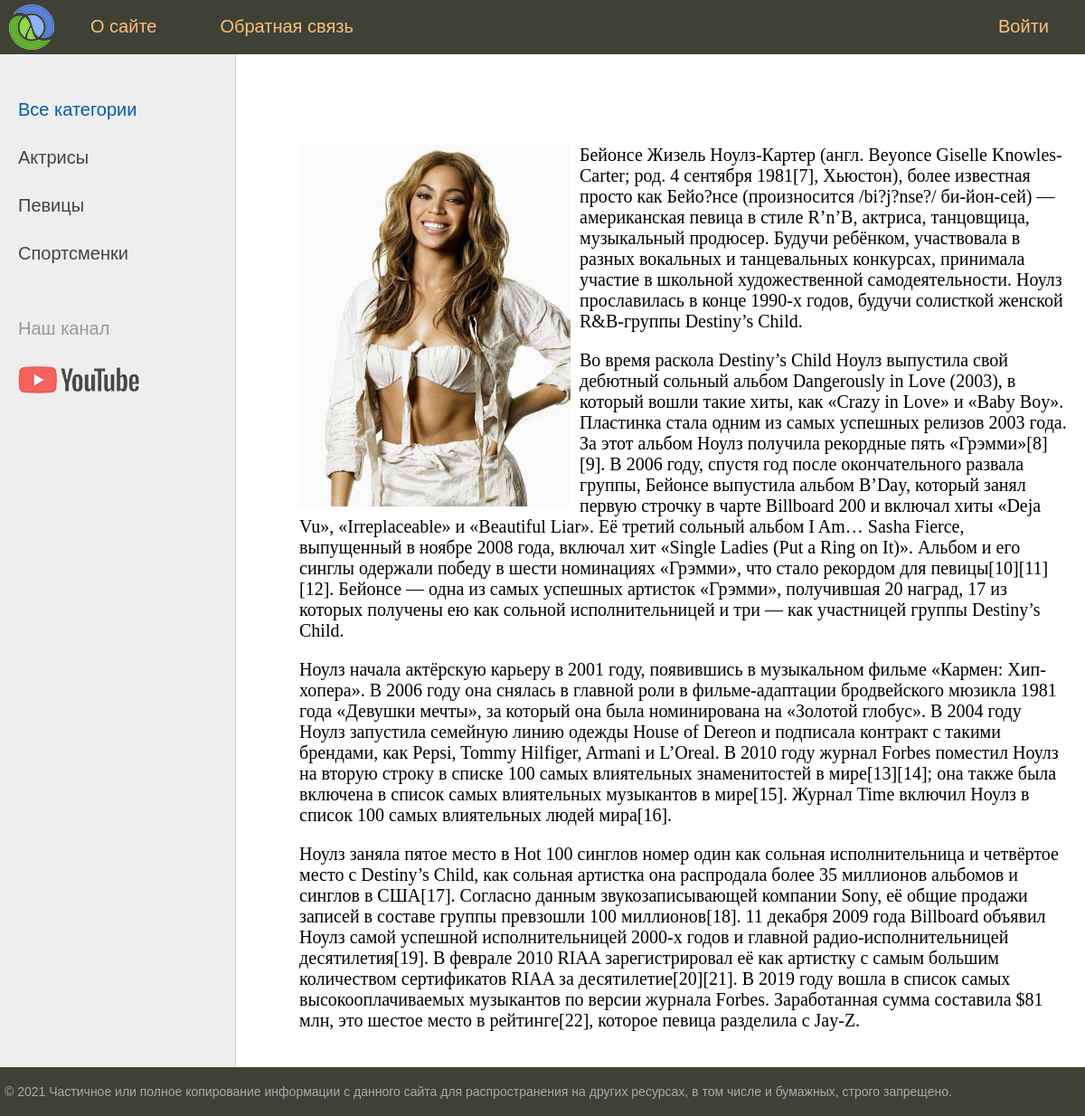
The app's page /post/bejonse with its own data.
### women/models.py (models this page shows, shortened)
class Category(models.Model):
    name = models.CharField(max_length=100, db_index=True, verbose_name='Категория')
    slug = models.SlugField(max_length=255, unique=True, db_index=True, verbose_name='URL')
    def get_absolute_url(self):
        return reverse('category', kwargs={'cat_slug': self.slug})
    class Meta:
        verbose_name = 'Категория'
        verbose_name_plural = 'Категории'
        ordering = ['id']

class Women(models.Model):
    title = models.CharField(max_length=255, verbose_name='Заголовок')
    slug = models.SlugField(max_length=255, unique=True, db_index=True, verbose_name='URL')
    content = models.TextField(blank=True, verbose_name='Текст статьи')
    photo = models.ImageField(upload_to='photos/%Y/%m/%d/', verbose_name='Фотография')
    time_create = models.DateTimeField(auto_now_add=True, verbose_name='Дата создания')
    time_update = models.DateTimeField(auto_now=True, verbose_name='Дата именения')
    is_published = models.BooleanField(default=True, verbose_name='Опубликовано')
    cat = models.ForeignKey('Category', on_delete=models.PROTECT, verbose_name='Категория')
    def __str__(self):
        return self.title
    class Meta:
        verbose_name = 'Известные женщины'
        verbose_name_plural = 'Известные женщины'
        ordering = ['-time_create', 'title']

### women/views.py (the view)
# urls.py: path('post/<slug:post_slug>', ShowPost.as_view(), name='post'),
class ShowPost(DataMixin, DetailView):
    model = Women
    template_name = 'women/post.html'
    slug_url_kwarg = 'post_slug'
    context_object_name = 'post'
    def get_context_data(self, *, object_list=None, **kwargs):
        context = super().get_context_data(**kwargs)
        c_def = self.get_user_context(title=context['post'])
        return dict(list(context.items()) + list(c_def.items()))

### women/utils.py (called while the page is built)
    def get_user_context(self, **kwargs):
        context = kwargs
        cats = Category.objects.annotate(Count('women'))
        user_menu = menu.copy()
        if not self.request.user.is_authenticated:
            user_menu.pop(1)
        context['menu'] = user_menu
        context['cats'] = cats
        if 'cat_selected' not in context:
            context['cat_selected'] = 0
        return context

### women/templates/women/post.html
{% extends 'women/base.html' %}
{% block content %}
    {% if post.photo %}
        <p><img src="{{ post.photo.url }}" alt="" class="img-article-left"></p>
    {% endif %}
    {{ post.content|linebreaks }}
{% endblock %}

### women/templates/women/base.html (shortened to what this page needs)
{% load static %}
{% load women_tags %}
<!DOCTYPE html>
<html>
<head>
	<link type="text/css" href="{% static 'women/css/styles.css' %}" rel="stylesheet" />
</head>
<body>
<table class="table-page" border=0 cellpadding="0" cellspacing="0">
<tr><td valign=top>
{% block mainmenu %}
		<div class="header">
			<ul id="mainmenu" class="mainmenu">
			<li class="logo"><a href="{% url 'home' %}"><div class="logo"></div></a></li>
{% for m in menu %}
	{% if not forloop.last %}
			<li><a href="{% url m.url_name %}">{{m.title}}</a></li>
	{% else %}
			<li class="last"><a href="{% url m.url_name %}">{{m.title}}</a></li>
	{% endif %}
{% endfor %}
			</ul>
		</div>
{% endblock mainmenu %}
<table class="table-content" border=0 cellpadding="0" cellspacing="0">
<tr>
	<td valign="top" class="left-chapters">
	<ul id="leftchapters">
		{% if cat_selected == 0 %}
			<li class="selected">Все категории</li>
		{% else %}
			<li><a href="{% url 'home' %}">Все категории</a></li>
		{% endif %}
		{% for c in cats %}
		{% if c.women__count > 0 %}
			{% if c.pk == cat_selected %}
				<li class="selected">{{ c.name }}</li>
			{% else %}
				<li><a href="{{ c.get_absolute_url }}">{{ c.name }}</a></li>
			{% endif %}
		{% endif %}
		{% endfor %}
		<li class="share">
		<p>Наш канал</p>
		<a class="share-yt" href="https://www.youtube.com/channel/UClJzWfGWuGJL2t-3dYKcHTA/playlists" target="_blank" rel="nofollow"></a>
		</li>
	</ul>
</td>
<td valign="top" class="content">
	<div class="content-text">
{% block content %}
{% endblock %}
	</div>
</td></tr></table>
</td></tr>
<tr><td valign=top>
	<div id="footer">
		<p>&copy; 2021 Частичное или полное копирование информации с данного сайта для распространения на других ресурсах, в том числе и бумажных, строго запрещено.</p>
	</div>
</td></tr></table>
</body>
</html>

### women/static/women/css/styles.css (style rules this page uses)
html, body { font-family: 'Arial'; margin: 0; padding: 0; height: 100%; width: 100%; color: #444; }
a { color: #0059b2; text-decoration: none; }
img { max-width: 600px; height: auto; }
img.img-article-left { max-width: 300px; height: auto; float: left; padding: 0 10px 10px 0; }
.table-page { width: 100%; height: 100%; vertical-align: top; }
.table-page tr { height: 100%; }
.header { background: #3F4137; height: 60px; }
.logo { background: url('../images/logo.png') no-repeat 10px 5px; width: 70px; height: 60px; }
ul.mainmenu { list-style: none; margin: 0; padding: 0; height: 60px; color: #fdc073; font-size: 20px; overflow: hidden; }
ul.mainmenu li { float: left; margin: 18px 40px 0 30px; }
ul.mainmenu li.logo { margin: 0; }
ul.mainmenu li.last { float: right; }
ul.mainmenu li a { color: #fdc073; text-decoration: none; }
.table-content { width: 100%; min-height: 100%; height: 100%; }
.left-chapters { margin: 0; background: #eee; border-right: 1px solid #ccc; min-height: 100%; }
.left-chapters ul { width: 230px; min-height: 100%; margin: 0; padding: 20px 10px 10px 20px; list-style: none; font-size: 20px; }
.left-chapters ul li { margin: 30px 0 0 0; color: #999; }
.left-chapters ul li.selected { color: #0059b2; }
.left-chapters ul li a { color: #444; text-decoration: none; }
.left-chapters ul li.share { margin: 60px 0 0 0; }
.left-chapters ul li.share p { margin: 30px 0 30px 0; }
.left-chapters ul li.share a { display: inline-block; width: 40px; height: 40px; margin: 0 20px 0 0; }
.left-chapters ul li.share a.share-yt { width: 100%; height: 30px; background: url('../images/share_yt.png') no-repeat 0 0 }
.content { padding: 40px 20px 20px 40px; width: 100%; box-sizing: border-box; }
.content-text { margin: 60px 0 0 30px; color: #000; font-size: 20px; font-family: Yandex Sans Display Light; }
#footer { box-sizing: border-box; background: #3F4137; padding: 5px; color: #aaa; font-size: 14px; font-family: Verdana, Geneva, Arial, Helvetica; text-align: left; overflow: hidden; }

### records on screen
Category: name "Актрисы"
Category: name "Певицы"
Category: name "Спортсменки"
Women: photo (picture), content "Бейонсе Жизель Ноулз-Картер (англ. Beyonce Giselle Knowles-Carter; род. 4 сентября 1981[7], Хьюстон), более известная просто как Бейо?нсе (произносится /bi?j?nse?/ би-йон-сей) — американская певица в стиле R’n’B, актриса, танцовщица, музыкальный продюсер. Будучи ребёнком, участвовала в разных вокальных и танцевальных конкурсах, принимала участие в школьной художественной самодеятельности. Ноулз прославилась в конце 1990-х годов, будучи солисткой женской R&B-группы Destiny’s Child. Во время раскола Destiny’s Child Ноулз выпустила свой дебютный сольный альбом Dangerously in Love (2003), в который вошли такие хиты, как «Crazy in Love» и «Baby Boy». Пластинка стала одним из самых успешных…"

### other values on screen
{{ m.title }} "О сайте" "Обратная связь"
{{ m.title }} "Войти"
